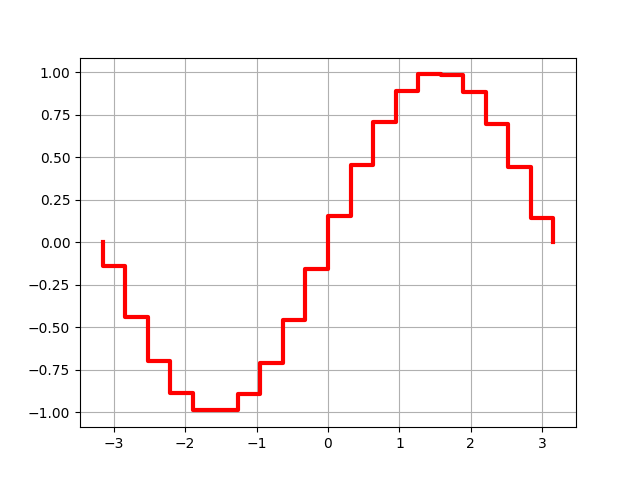

The Python source for this figure:
import numpy as np
import matplotlib.pyplot as plt

from mplshared import StepFunctionLine


x = np.linspace(-3, 3, 20)
y = np.sin(x)
sf1 = StepFunctionLine(x, y, linewidth=3, color='red')
plt.gca().add_line(sf1)
sf1.autolims(plt)

plt.grid()
plt.savefig('stepfunction_1.png')
plt.show()
